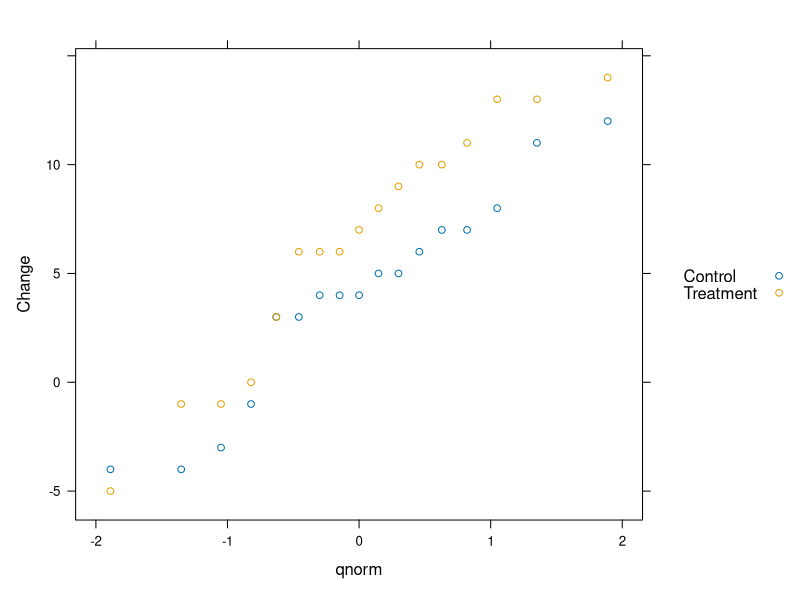
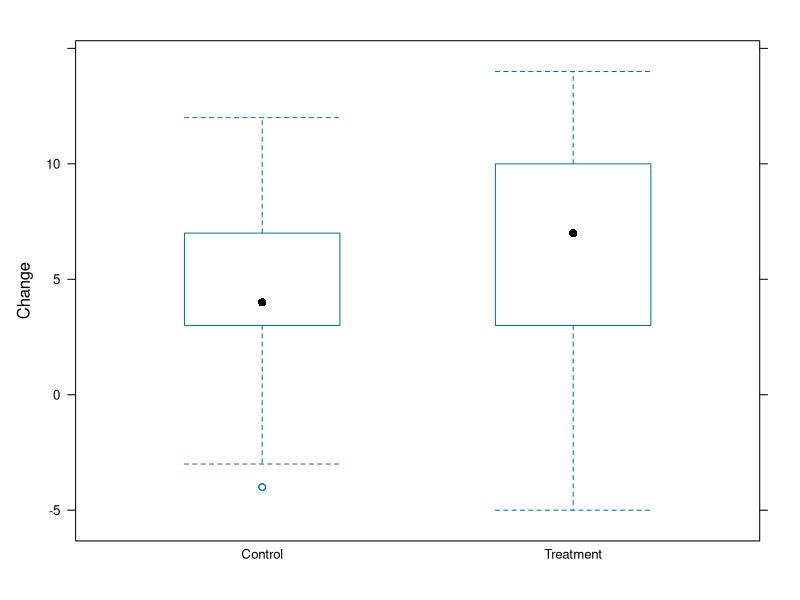

The R source for these figures, in order:
## ------------------------------------
library("rstudioapi")    
setwd(dirname(getActiveDocumentContext()$path))       # Set working directory to source file location
rm(list=ls())
cat("\f")
graphics.off()
library(lattice)
## ------------------------------------

MRT = read.csv('MRT.csv')

# Summary statistics
table(MRT$Group)
aggregate(Change ~ Group, data=MRT, mean)
aggregate(Change ~ Group, data=MRT, sd)

qqmath(~Change, groups=Group, data=MRT, auto.key=TRUE)
bwplot(Change~Group, data=MRT)

# The test statistic for testing H0: mu = 0 against H1: mu > 0 is
testStat = (3.94 - 0)/(4.72/sqrt(17))
testStat

# The resulting p-value is
1 - pt(testStat, df = 16)

# t-test as implemented in R
t.test(MRT$Change[18:34], alternative = 'greater')


MRT = read.csv('MRT.csv')
aggregate(Change~Group, data=MRT, mean)
aggregate(Change~Group, data=MRT, sd)
t.test(MRT$Change[1:17], MRT$Change[18:34], data=MRT, alternative='greater',var.equal = TRUE)
t.test(MRT$Change[1:17], MRT$Change[18:34], data=MRT, alternative='greater')
